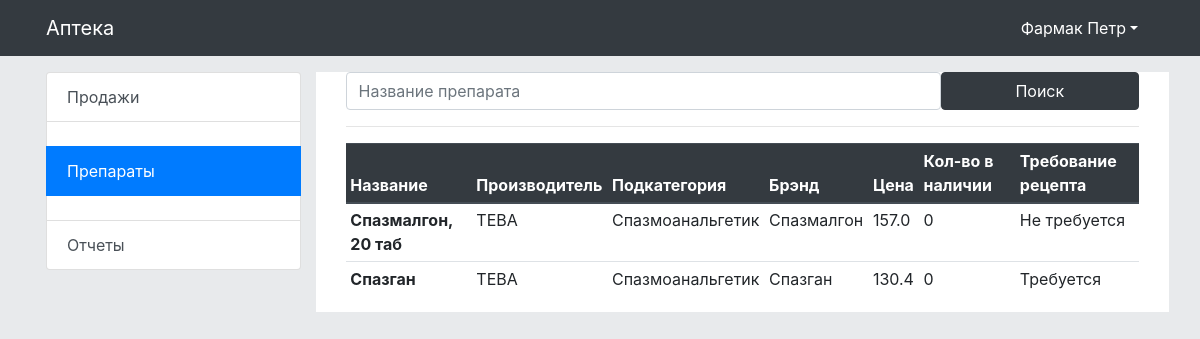
The page /app/preporat/ (signed in) on the database its author committed.
### mainapp/models.py (models this page shows, shortened)
class preporat_list(models.Model):
    name = models.CharField('Название препарата', max_length=256, default=None)
    proizvoditel_id = models.ForeignKey(proizvoditel_list, on_delete=models.CASCADE, verbose_name='Производитель',
                                        default=None)
    pod_category_preporat_id = models.ForeignKey(pod_category_preporat_list, on_delete=models.CASCADE,
                                                 verbose_name='Подкатегория',
                                                 default=None)
    brend_id = models.ForeignKey(brend_list, on_delete=models.CASCADE, verbose_name='Брэнд',
                                 default=None)
    price = models.FloatField('Цена', default=0)
    count = models.IntegerField('Кол-во препарата в наличии', default=0)
    recept = models.BooleanField('Требование рецепта', default=False)
    del_status = models.BooleanField('Статус удаления', default=True)
    class Meta:
        verbose_name = 'Препарат'
        verbose_name_plural = 'Препараты'
        db_table = 'preporats'

class proizvoditel_list(models.Model):
    name = models.CharField('Название производителя', max_length=256, default=None, unique=True)
    zavod_name = models.CharField('Завод-производитель', max_length=256, default=None)
    country_id = models.ForeignKey(county_list, on_delete=models.CASCADE, verbose_name='Страна производителя',
                                   default=None)
    del_status = models.BooleanField('Статус удаления', default=True)
    class Meta:
        verbose_name = 'Производитель'
        verbose_name_plural = 'Производители'
        db_table = 'proizvoditels'
    def __str__(self):
        return self.name

class pod_category_preporat_list(models.Model):
    name = models.CharField('Название подкатегории', max_length=256, default=None, unique=True)
    category_preporat_id = models.ForeignKey(category_preporat_list, on_delete=models.CASCADE, verbose_name='Категория',
                                             default=None)
    del_status = models.BooleanField('Статус удаления', default=True)
    class Meta:
        verbose_name = 'Подкатегория препарата'
        verbose_name_plural = 'Подкатегории препаратов'
        db_table = 'pod_category_preporat'
    def __str__(self):
        return self.name

class brend_list(models.Model):
    name = models.CharField('Название бренда', max_length=256, default=None, unique=True)
    del_status = models.BooleanField('Статус удаления', default=True)
    class Meta:
        verbose_name = 'Бренд'
        verbose_name_plural = 'Бренды'
        db_table = 'brends'
    def __str__(self):
        return self.name

### mainapp/views.py (the view, shortened to what this page needs)
# urls.py: re_path(r'preporat/([0-9]+)/', views.preporat_updater),
def preporat(request):
    arguments = {}
    arguments.update(name_tag=['препарат', 'Препараты', 'препаратов', 'препарата'])
    if request.user.is_authenticated:
        if has_group(request.user, 'Администратор'):
            try:
                arguments.update(form=preporat_Form)
                arguments.update(data_search=preporat_list.objects.all().filter(del_status=1))
                data = []
                for i, item in enumerate(arguments['data_search']):
                    data.append({'form': preporat_Form(instance=item), 'id': item.id})
                arguments.update(data_edit=data)
            except:
                pass
            if request.method == "GET":
                return render(request, 'mainapp/admin/preporat_list.html', {'arguments': arguments})
            elif request.method == "POST":
                newdata_form = preporat_Form(request.POST)
                if newdata_form.is_valid():
                    newdata_form.save()
                    return_url = request.META.get('HTTP_REFERER').split(f'{request.META.get("HTTP_HOST")}')[1]
                    return redirect(f'{return_url}')
                else:
                    arguments.update(error="Форма добавления заполнена не корректно!")
                    arguments.update(form=newdata_form)
                    return render(request, 'mainapp/admin/preporat_list.html', {'arguments': arguments})
            else:
                return HttpResponse('405 Method Not Allowed', status=405)
        elif has_group(request.user, 'Фармацевт'):
            arguments.update(data_search=preporat_list.objects.all().filter(del_status=1))
            if request.method == "GET":
                return render(request, 'mainapp/farmac/preporat_list.html', {'arguments': arguments})
        else:
            return redirect('/')
    return redirect('/')

### mainapp/templatetags/tags_jinja.py (called while the page is built)
@register.filter(name='has_group')
def has_group(user, group_name):
    group = Group.objects.get(name=group_name)
    return True if group in user.groups.all() else False

@register.filter(name='cheak_count_list')
def has_group(list):
    try:
        if len(list) > 0:
            return True
        else:
            return False
    except:
        return False

### mainapp/views.py (called while the page is built)
def has_group(user, group_name):
    from django.contrib.auth.models import Group
    group = Group.objects.get(name=group_name)
    return True if group in user.groups.all() else False

### mainapp/templates/mainapp/farmac/preporat_list.html (shortened to what this page needs)
{% extends 'base.html' %}
{% load tags_jinja %}
{% block content %}
    <div class="container">
        <form class="form-inline" method="post">
            <input class="form-control col-9" type="search" placeholder="Название препарата" aria-label="Search" name="query" {% if arguments.query_data %} value="{{ arguments.query_data }}" {% endif %}>
            <button type="submit" class="btn btn-dark col-3">Поиск</button>
        </form>
        <hr>
        <div class="table-responsive">
            <table class="table table-sm table-hover">
                <thead class="thead-dark">
                <tr>
                    <th scope="col">Название</th>
                    <th scope="col">Производитель</th>
                    <th scope="col">Подкатегория</th>
                    <th scope="col">Брэнд</th>
                    <th scope="col">Цена</th>
                    <th scope="col">Кол-во в наличии</th>
                    <th scope="col">Требование рецепта</th>
                </tr>
                </thead>
                <tbody>
                {% if arguments.data_search|cheak_count_list > 0 %}
                    {% for data in arguments.data_search %}
                        <tr role="button" data-toggle="modal" data-target="#EditModal_{{ data.id }}">
                            <th scope="row" data-toggle="tooltip" data-placement="bottom"
                                title="Нажмите для редактирования">{{ data.name }}</th>
                            <td data-toggle="tooltip" data-placement="bottom"
                                title="Нажмите для редактирования">{{ data.proizvoditel_id }}</td>
                            <td data-toggle="tooltip" data-placement="bottom"
                                title="Нажмите для редактирования">{{ data.pod_category_preporat_id }}</td>
                            <td data-toggle="tooltip" data-placement="bottom"
                                title="Нажмите для редактирования">{{ data.brend_id }}</td>
                            <td data-toggle="tooltip" data-placement="bottom"
                                title="Нажмите для редактирования">{{ data.price }}</td>
                            <td data-toggle="tooltip" data-placement="bottom"
                                title="Нажмите для редактирования">{{ data.count }}</td>
                            {% if data.recept %}
                                <td data-toggle="tooltip" data-placement="bottom"
                                    title="Нажмите для редактирования">Требуется
                                </td>
                            {% else %}
                                <td data-toggle="tooltip" data-placement="bottom"
                                    title="Нажмите для редактирования">Не требуется
                                </td>
                            {% endif %}
                        </tr>
                    {% endfor %}
                {% endif %}
                </tbody>
            </table>
        </div>
    </div>
{% endblock %}

### templates/base.html (shortened to what this page needs)
<!doctype html>
{% load static %}
{% load tags_jinja %}
<html lang="ru">
<head>
    <link rel="stylesheet" href="https://stackpath.bootstrapcdn.com/bootstrap/4.3.1/css/bootstrap.min.css"
>
    <link rel="stylesheet" href="{% static 'css/style.css' %}"/>
    <link rel="stylesheet" href="https://cdnjs.cloudflare.com/ajax/libs/Chart.js/2.9.3/Chart.min.css"
/>
</head>
<body style="background-color:#e8eaec">
<div class="bg-dark header d-print-none" style="z-index: 10000" id="navbar">
    <nav class="container navbar navbar-expand-lg navbar-dark bg-dark">
        <a class="navbar-brand" href="/">Аптека</a>
        <div class="collapse navbar-collapse" id="navbarSupportedContent" style="justify-content: flex-end;">
            <ul class="nav bg-dark">
                {% if user.is_authenticated %}
                    <li class="nav-item dropdown">
                        <a class="nav-link dropdown-toggle" style="color:white" data-toggle="dropdown" role="button"
                           aria-haspopup="true"
                           aria-expanded="false">{{ user.last_name }} {{ user.first_name }}</a>
                    </li>
                {% endif %}
            </ul>
        </div>
    </nav>
</div>
<div class="container p-3">
    <div class="row">
        <div class="col-lg-3 col-xl-3 col-12">
            <div class="list-group">
                {% if user|has_group:"Администратор" or user|has_group:"Фармацевт" %}
                    {% if user|has_group:"Администратор" %}
                        <a href="/app/postavki/" class="list-group-item list-group-item-action {% if '/app/postavki/' in request.path %} active {% endif %}">Поставки</a>
                        <a href="/app/sell/" class="list-group-item list-group-item-action {% if '/app/sell/' in request.path %} active {% endif %}">Продажи</a>
                        <a href="#" class="list-group-item list-group-item-action disabled"></a>
                        <a href="/app/category/" class="list-group-item list-group-item-action">Отчеты</a>
                        <a href="#" class="list-group-item list-group-item-action disabled"></a>
                        <a href="/app/preporat/"
                           class="list-group-item list-group-item-action {% if '/app/preporat/' in request.path %} active {% endif %}">Препараты</a>
                        <a href="/app/postavchiki/"
                           class="list-group-item list-group-item-action {% if '/app/postavchiki/' in request.path %} active {% endif %}">Поставщики</a>
                        <a href="/app/proizvoditel/"
                           class="list-group-item list-group-item-action {% if '/app/proizvoditel/' in request.path %} active {% endif %}">Производители</a>
                        <a href="/app/brends/"
                           class="list-group-item list-group-item-action {% if '/app/brends/' in request.path %} active {% endif %}">Бренды</a>
                        <a href="/app/category/"
                           class="list-group-item list-group-item-action {% if '/app/category/' in request.path %} active {% endif %}">Категории</a>
                        <a href="#" class="list-group-item list-group-item-action disabled"></a>
                        <a href="/user/userlist/"
                           class="list-group-item list-group-item-action {% if '/user/userlist/' in request.path %} active {% endif %}">Сотрудники</a>
                    {% elif user|has_group:"Фармацевт" %}
                        <a href="/app/sell/" class="list-group-item list-group-item-action {% if '/app/sell/' in request.path %} active {% endif %}">Продажи</a>
                        <a href="#" class="list-group-item list-group-item-action disabled"></a>
                        <a href="/app/preporat/"
                           class="list-group-item list-group-item-action {% if '/app/preporat/' in request.path %} active {% endif %}">Препараты</a>
                        <a href="#" class="list-group-item list-group-item-action disabled"></a>
                        <a href="/app/category/" class="list-group-item list-group-item-action">Отчеты</a>
                    {% endif %}
                {% endif %}
            </div>
        </div>
        <div class="col-lg-9 col-xl-9 col-12" style="background: white">
            {% block content %}{% endblock %}
        </div>
    </div>
</div>
</body>
</html>

### rows shown on the page
preporat_list: name "Спазмалгон, 20 таб", proizvoditel_id "ТЕВА", pod_category_preporat_id "Спазмоанальгетик", brend_id "Спазмалгон", price "157.0", count "0", recept "Не требуется"
preporat_list: name "Спазган", proizvoditel_id "ТЕВА", pod_category_preporat_id "Спазмоанальгетик", brend_id "Спазган", price "130.4", count "0", recept "Требуется"

### other values the page prints
{{ user.last_name }} "Фармак"
{{ user.first_name }} "Петр"
